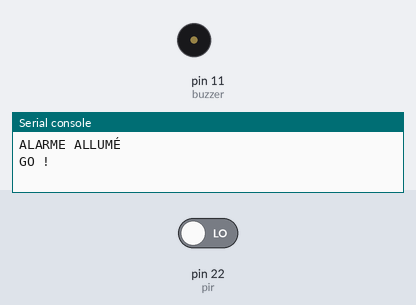
Bench run of a program on a simulated MicroPython board. On the bench: buzzer (waves = sounding, pin HIGH), the last lines printed to the serial console. The test bench sets the inputs (shaded band); at power-on: pin 22 (pir) LOW.

Above: at 2.2 s.
2.3 s: pin 22 (pir) driven HIGH
At 5.3 s:
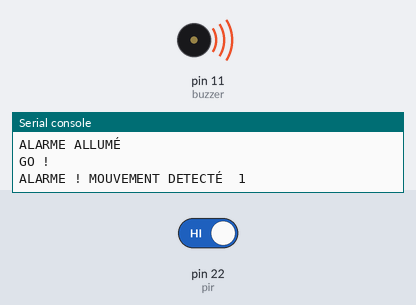
6.1 s: pin 22 (pir) driven LOW
At 8.4 s:
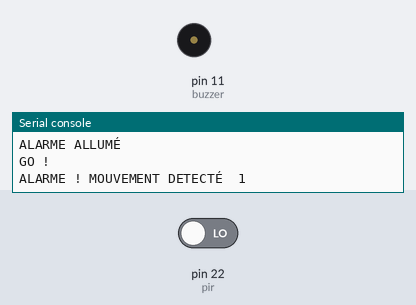
Timing chart, 0 to 9.9 s (numbered marks = the images above; inputs shaded):
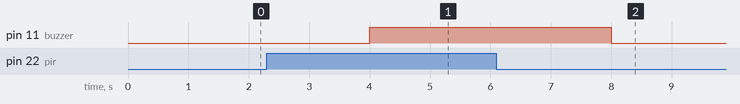

Measured:
- after the input at 2.3 s, pin 11 (buzzer): LOW → HIGH after 1.7 s
- after the input at 6.1 s, pin 11 (buzzer): HIGH → LOW after 1.9 s

The program:

raspberry.py
```python
from machine import Pin
import time

pir = Pin(22, Pin.IN, Pin.PULL_DOWN)
n = 0
#led = Pin(14,Pin.OUT)
buzzer = Pin(11, Pin.OUT)

print('ALARME ALLUMÉ')
time.sleep(1)
print('GO !')

while True:
     if pir.value() == 1:
          n = n+1
          print('ALARME ! MOUVEMENT DETECTÉ ',n)
          #led.toggle()
          buzzer.value(1)
          time.sleep(1)

     else:
        buzzer.value(0)
     time.sleep(3)
```
